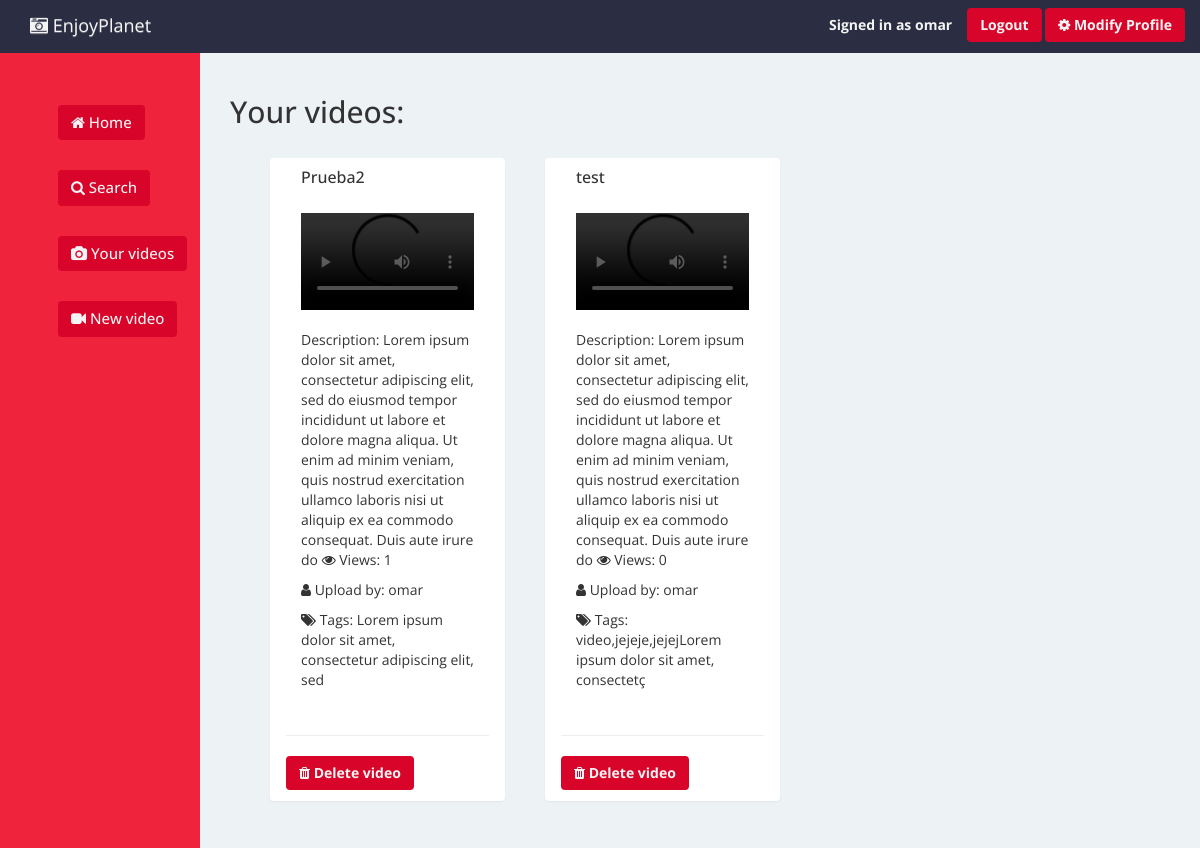
/profile/ (signed in), run on the app's committed database.
### users/models.py (models this page shows, shortened)
@python_2_unicode_compatible
class Videos(models.Model):
    def filename(self):
        return os.path.basename(self.video.name)
    user = models.ForeignKey(User, on_delete=models.CASCADE)
    video = models.FileField(upload_to='static')
    name = models.CharField(max_length=100, default="test")
    pub_date = models.DateTimeField('date published', default=datetime.now())
    description = models.CharField(max_length=250)
    views = models.IntegerField(default=0)
    upvotes = models.IntegerField(default=0)
    downvotes = models.IntegerField(default=0)
    tags = models.TextField(default='video')
    private= models.BooleanField(default=False)

### users/views.py (the view)
# urls.py: url(r'^profile/', users_views.profile),
def profile(request):
    if request.user.is_authenticated():
        video_list = Videos.objects.filter(user=request.user)
        return render(request, 'profile.html', {'video_list': video_list})
    else:
        return render(request, 'profile.html')

### users/templates/profile.html
{% extends 'base.html' %} {% load staticfiles %}{% block head %}
<link rel="stylesheet" href="../static/index.css" /> {% endblock %} {% block content %}
<div class="container-fluid container-margin">
  <h2>Your videos:</h2> {% if request.user.is_authenticated%} {% for video in video_list %}
  <div class="panel col-md-3">
    <div class="panel-heading">
      <h3 class="panel-title">{{video.name}}</h3>
    </div>
    <div class="panel-body">
      <div class="embed-responsive embed-responsive-16by9">
        <video class="embed-responsive-item" src="/static/{{video.filename}}" controls> </video>
      </div>
      <br>
      <p> Description: {{video.description}} <i class="fa fa-eye"></i> Views: {{video.views}} </p>
      <p> <i class="fa fa-user"></i> Upload by: {{video.user.username}} </p>
      <p> <i class="fa fa-tags"></i> Tags: {{video.tags}} </p>
    </div>
    <hr> <a class="btn btn-navy " href="/delete/{{video.id}}"><i class="fa fa-trash"></i> Delete video</a>  </div> {% endfor %} </div> {% else %}
<p>You need to login to access this view. Thank you.</p> {% endif %} {% endblock %}

### users/templates/navbar.html (shortened to what this page needs)
<nav class="navbar navbar-fixed-top">
  <div class="container">
    <div class="navbar-header">
      <a class="navbar-brand" href="/" style="text-decoration:none;">
        <i class="fa fa-camera-retro"></i> EnjoyPlanet
      </a>
    </div>
    {% if not request.user.is_authenticated %}
    <ul class="nav navbar-nav navbar-right">
      <a href="/login">
        <button type="button"  class="btn navbar-btn btn-navy">Login</button>
      </a>
      <button type="button " class="btn navbar-btn btn-navy" data-toggle="modal" data-target="#myModal">Sign in</button>
    </ul>
    {% else %}
    <ul class="nav navbar-nav navbar-right">
    <p class="navbar-text">Signed in as {{request.user.username}}</p>
    <a href="/logout">
      <button type="button" class="btn navbar-btn btn-navy">Logout</button>
    </a>
    <a class="btn navbar-btn btn-navy" href="/modify"><i class="fa fa-cog"></i> Modify Profile<a>
    </ul>
    {% endif %}
  </div>
</nav>

### static/index.css (style rules this page uses)
body { background-color: #EDF2F4; font-family: 'Open Sans', sans-serif; }
.navbar { background-color: #2B2D42; }
a { text-decoration: none !important; color: #f4f4f4 !important; }
.btn-navy { font-weight: 700 !important; background-color: #D90429 !important; text-decoration: none !important; color: #f4f4f4 !important; }
.navbar-text { color: #f4f4f4 !important; font-weight: 700 !important; }
.container-margin { padding-top: 75px; }
.btn-navy { font-weight: 700 !important; background-color: #D90429 !important; text-decoration: none !important; color: #f4f4f4 !important; margin-bottom: 10px; }
.panel { margin-left: 40px; }
h2 { margin-bottom: 30px; }

### data on the page
Videos: name "Prueba2", description "Lorem ipsum dolor sit amet, consectetur adipiscing elit, sed do eiusmod tempor incididunt ut labore et dolore magna aliqua. Ut enim ad minim veniam, quis nostrud exercitation ullamco laboris nisi ut aliquip ex ea commodo consequat. Duis aute irure do", views "1", user.username "omar", tags "Lorem ipsum dolor sit amet, consectetur adipiscing elit, sed"
Videos: name "test", description "Lorem ipsum dolor sit amet, consectetur adipiscing elit, sed do eiusmod tempor incididunt ut labore et dolore magna aliqua. Ut enim ad minim veniam, quis nostrud exercitation ullamco laboris nisi ut aliquip ex ea commodo consequat. Duis aute irure do", views "0", user.username "omar", tags "video,jejeje,jejejLorem ipsum dolor sit amet, consectetç"

### other printed values
{{ request.user.username }} "omar"
